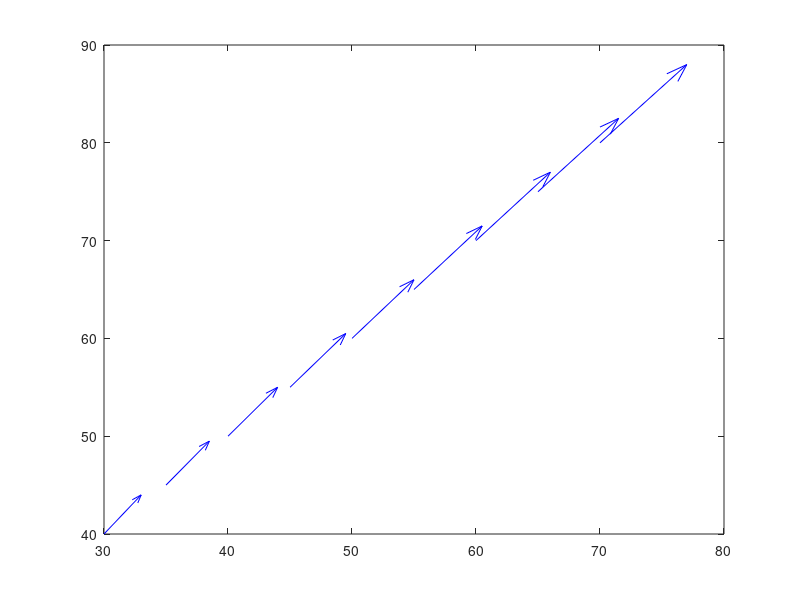

This figure's MATLAB source:
clear;
angle= [40  -35  -30  -25  -20  -15  -10  -5  0]
fx= [30.00  35.00  40.00  45.00  50.00  55.00  60.00  65.00  70.00]  
fy= [40.00  45.00  50.00  55.00  60.00  65.00  70.00  75.00  80.00] 
dfx= [3.00  3.50  4.00  4.50  5.00  5.50  6.00  6.50  7.00]
dfy= [4.00  4.50  5.00  5.50  6.00  6.50  7.00  7.50  8.00] 

for q = 1:9
  h=quiver(fx(q),fy(q),dfx(q),dfy(q), 0,'b');
  hold on
  set (h, "maxheadsize", 0.1);
endfor